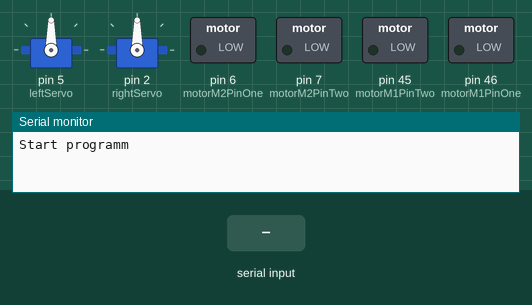
The sketch below on a simulated Arduino Mega 2560, built with avr-gcc and run on an emulated ATmega2560. Shown: 2 × servo, switched loads named in the sketch (green lamp = pin HIGH), the last lines printed to the serial monitor. The inputs (shaded band) are chosen by the test bench.

Above: at 1.4 s.
1.5 s: "arm_on" received over the second serial link
At 2.6 s:
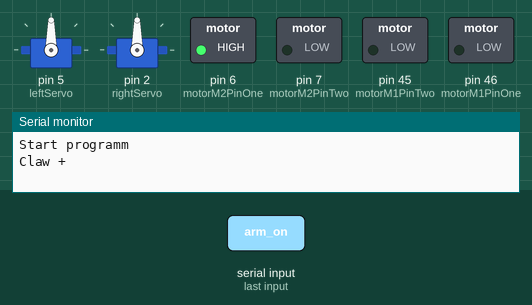
3.0 s: "arm_up" received over the second serial link
At 3.7 s:
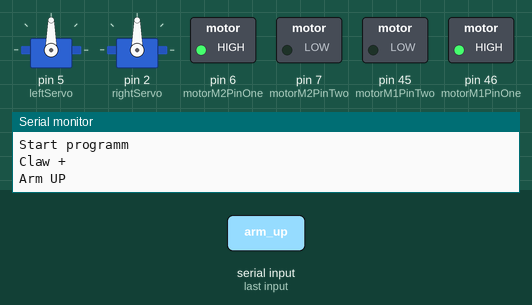
4.5 s: "arm_dw" received over the second serial link
At 4.8 s:
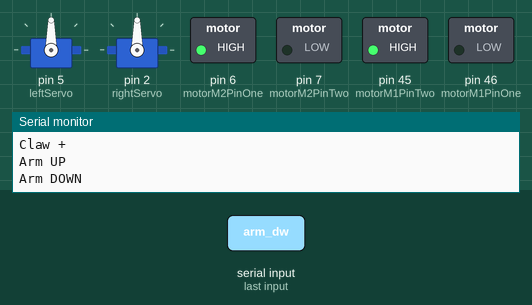
6.0 s: "arm_re" received over the second serial link
At 7.2 s:
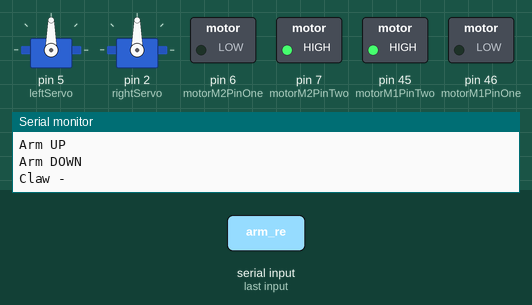
7.5 s: "arm_up" received over the second serial link
At 8.3 s:
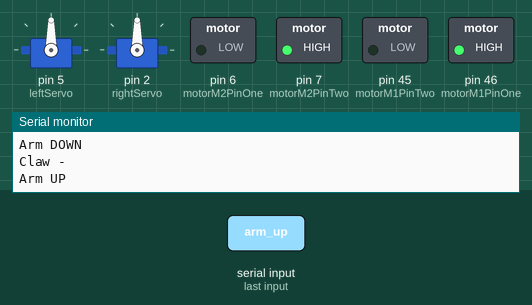
Timing chart, 0 to 10.0 s (numbered marks = the images above; inputs shaded):
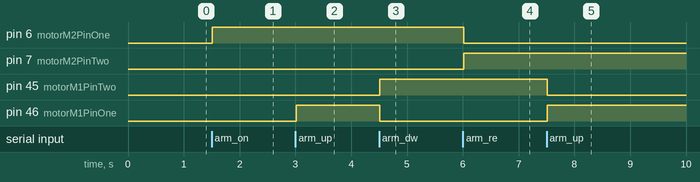

Measured:
- after the input at 1.5 s, pin 6 (motorM2PinOne): LOW → HIGH at once
- after the input at 3.0 s, pin 46 (motorM1PinOne): LOW → HIGH at once
- after the input at 4.5 s, pin 45 (motorM1PinTwo): LOW → HIGH at once; pin 46 (motorM1PinOne): HIGH → LOW at once
- after the input at 6.0 s, pin 6 (motorM2PinOne): HIGH → LOW at once; pin 7 (motorM2PinTwo): LOW → HIGH at once
- after the input at 7.5 s, pin 45 (motorM1PinTwo): HIGH → LOW at once; pin 46 (motorM1PinOne): LOW → HIGH at once

The sketch:

clawbot_bluetooth_control_io.ino
```cpp
/*
ClawBot, управляемый по Bluetooth
Левый мотор M13(5) (через драйвер ШИМ)
Правый мотор M12(2) (через драйвер ШИМ)
Arm(рука) M1 - 6,7 pins
Claw(клешня) M2 - 46, 45 pins

*/

//подключаем библиотеку для работы с моторами по PWM шине
#include <Servo.h>
//инициализируем наши моторы присвоением им имен
Servo leftServo, rightServo;

// motor1 M1 (Arm)
const int motorM1PinOne = 46;
const int motorM1PinTwo = 45;
// motor1 M2 (Claw)
const int motorM2PinOne = 6;
const int motorM2PinTwo = 7;


void setup() {
  //порты M1
  pinMode(motorM1PinOne, OUTPUT);
  pinMode(motorM1PinTwo, OUTPUT);

  //порты M2
  pinMode(motorM2PinOne, OUTPUT);
  pinMode(motorM2PinTwo, OUTPUT);

  //указываем порт, к которому подключён мотор M13(5)
  leftServo.attach(5);
  //указываем порт, к которому подключён мотор M10(6)
  rightServo.attach(2);

  Serial2.begin(9600); // инициализация порта BT
  Serial.begin(9600); // инициализация порта
  delay(100);
  Serial.println("Start programm");
  delay(100);
}

void loop() {

  String s = "";

  while (Serial2.available() > 0){ //Если пришли данные, то записать в переменную s
    char c = Serial2.read();
    s += c;
    delay(2);  //ОБЯЗАТЕЛЬНАЯ ПАУЗА для разделения сообщений
  }
  if (s!=""){

    String key = "", value1 = "", value2 = ""; //ключ, значение

    int i = 0;

    while (i<s.length()){ //Считываем ключ
      if (s[i]==' ') break;
      key += s[i];
      i++;
    }

    if (s[i]==' ') i++;

    while (i<s.length()){ //Считываем значение 1
      if (s[i]==' ') break;
      value1 += s[i];
      i++;
    }

    if (s[i]==' ') i++;

    while (i<s.length()){ //Считываем значение 2
      if (s[i]==' ') break;
      value2 += s[i];
      i++;
    }

    int valueInt1 = value1.toInt(); //Переводим значение в int
    int valueInt2 = value2.toInt(); //Переводим значение в int

    if (key.equals("joystick1")){

      leftServo.writeMicroseconds(min(2000, max(1000, 1500 + 50*(-valueInt1 - valueInt2))));
      rightServo.writeMicroseconds(min(2000, max(1000, 1500 + 50*(-valueInt1 + valueInt2))));

      Serial.print("LeftMotor: ");
      Serial.print(  min(2000, max(1000, 1500 + 50*(-valueInt1 - valueInt2))));
      Serial.print(" RightMotor: ");
      Serial.println(min(2000, max(1000, 1500 + 50*(-valueInt1 + valueInt2))));
      //analogWrite(11, (valueInt+10)*12); //Значения от джойстика -10 до 10 преобразуются в сигнал 0 - 240
    }
    //if (key.equals("red")) analogWrite(10, valueInt); //Слайдер
    //if (key.equals("all")){ analogWrite(9, valueInt); analogWrite(10, valueInt); analogWrite(11, valueInt);} //Слайдер
    if (key.equals("arm_on")) { //Захват сжать Claw +

        //Claw +
        digitalWrite(motorM2PinOne, HIGH);
        digitalWrite(motorM2PinTwo, LOW);

        Serial.println("Claw +");
        Serial2.println("display Claw +");
      }
    if (key.equals("arm_re")) { //Захват разжать Claw -

        //Claw -
        digitalWrite(motorM2PinOne, LOW);
        digitalWrite(motorM2PinTwo, HIGH);

        Serial.println("Claw -");
        Serial2.println("display Claw -");
      }
    if (key.equals("arm_up")) { //Arm Up

        //Arm +
        digitalWrite(motorM1PinOne, HIGH);
        digitalWrite(motorM1PinTwo, LOW);

        Serial.println("Arm UP");
        Serial2.println("display Arm UP");
      }
    if (key.equals("arm_dw")) { //Arm Down

        //Arm -
        digitalWrite(motorM1PinOne, LOW);
        digitalWrite(motorM1PinTwo, HIGH);

        Serial.println("Arm DOWN");
        Serial2.println("display Arm DOWN");
      }

    if (key.equals("arm_off")){//Arm и Захват OFF
        stopAll();
        Serial.println("OFF");
        Serial2.println("display OFF");
      }
    if (key.equals("stop_on")){//Stop ON
        stopAll();
        Serial.println("Stop ON");
        Serial2.println("display Stop ON");
      }
    if (key.equals("stop_off")){//Stop OFF
        stopAll();
        Serial.println("Stop OFF");
        Serial2.println("display Stop OFF");
      }

  }
}

void stopAll(){
  //останавливаем моторы
  leftServo.writeMicroseconds(1500);
  rightServo.writeMicroseconds(1500);

  //Arm
  digitalWrite(motorM1PinOne, LOW);
  digitalWrite(motorM1PinTwo, LOW);

  //Claw
  digitalWrite(motorM2PinOne, LOW);
  digitalWrite(motorM2PinTwo, LOW);


  //задаем паузу в 2 секунды
  delay (2000);

}
```
